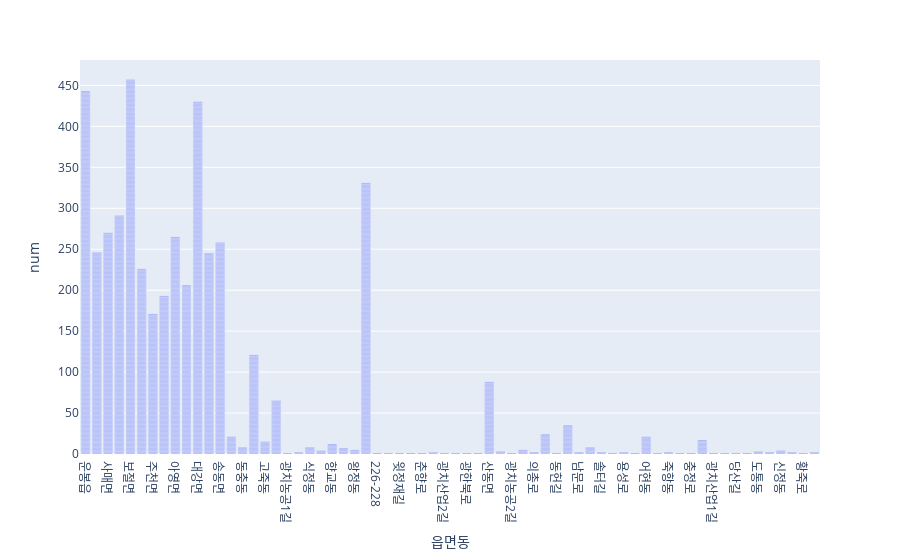

Notebook code for this chart:
### Code cell
fig = px.bar(df2, x='읍면동', y='num')
fig.show()

### Figure 1 — Plotly figure (JSON) as saved in the notebook; plotly's stock layout.template omitted (floating-point values rounded to 4 significant figures; data arrays with more than 128 entries replaced by an {"elided": "..."} marker saying what was removed)
{"data": [{"alignmentgroup": "True", "hovertemplate": "읍면동=%{x}<br>num=%{y}<extra></extra>", "legendgroup": "", "marker": {"color": "#636efa", "pattern": {"shape": ""}}, "name": "", "offsetgroup": "", "orientation": "v", "showlegend": false, "textposition": "auto", "type": "bar", "x": {"elided": "4548 str values"}, "xaxis": "x", "y": {"elided": "4548 int values"}, "yaxis": "y"}], "layout": {"barmode": "relative", "legend": {"tracegroupgap": 0}, "margin": {"t": 60}, "xaxis": {"anchor": "y", "domain": [0, 1], "title": {"text": "읍면동"}}, "yaxis": {"anchor": "x", "domain": [0, 1], "title": {"text": "num"}}}}
